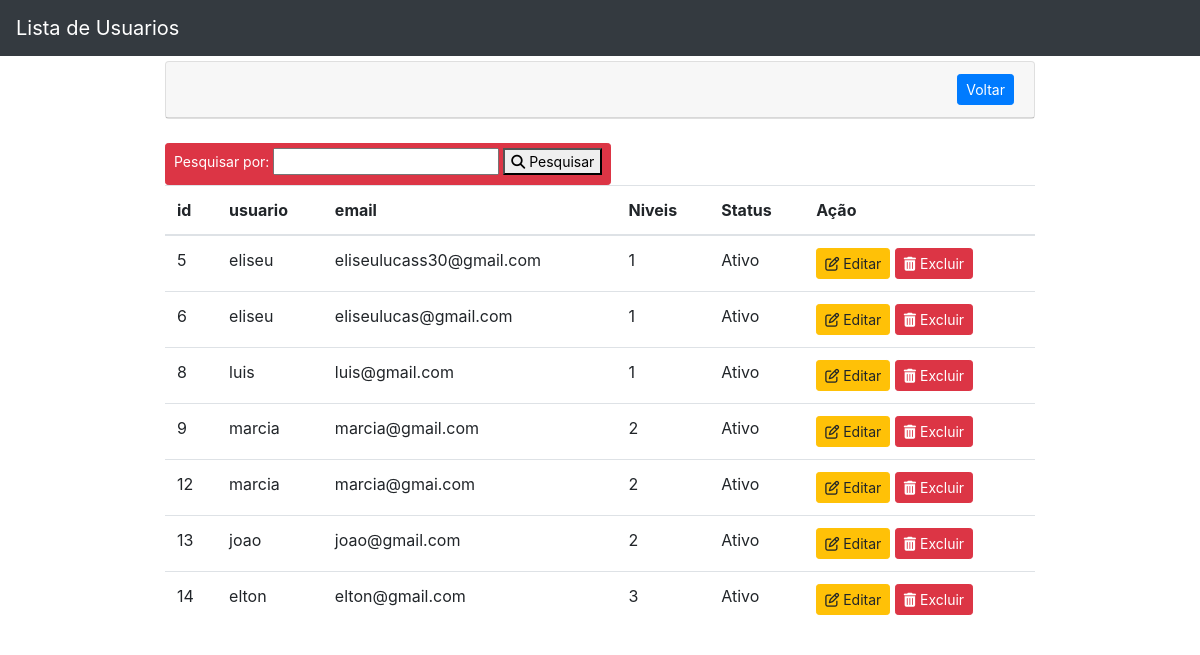
Before: /listar_usuarios.php with the older database file.
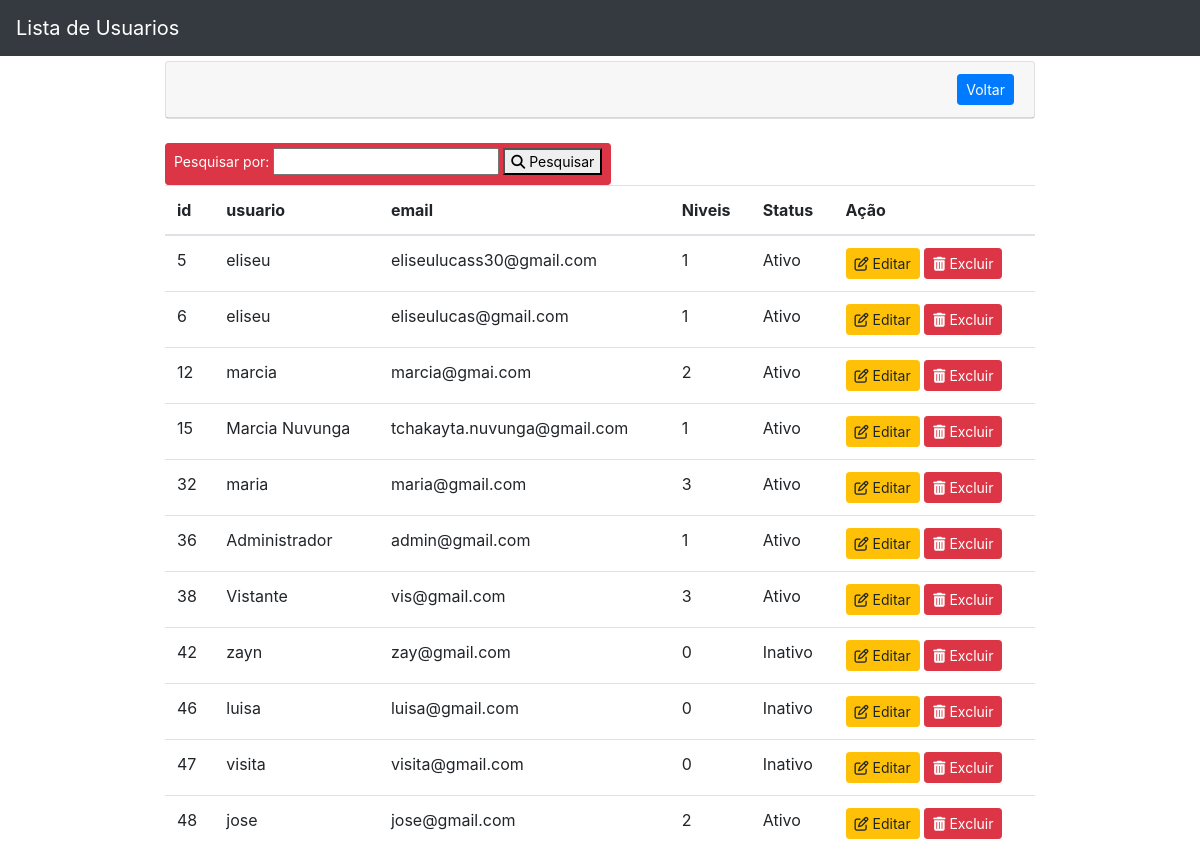
After: the same page with the newer database file.
### tables this page shows
CREATE TABLE `usuarios` (
  `id_usuario` int(11) NOT NULL,
  `usuario` varchar(200) NOT NULL,
  `email` varchar(200) NOT NULL,
  `senha` varchar(50) NOT NULL,
  `nivel` int(2) NOT NULL,
  `status` varchar(50) NOT NULL
);

### listar_usuarios.php (the view, shortened to what this page needs)
<!DOCTYPE html>
<html>
<head>
	<link rel="stylesheet" href="https://cdn.jsdelivr.net/npm/bootstrap@4.3.1/dist/css/bootstrap.min.css">
</head>
<body>
  <nav class="navbar navbar-expand-sm bg-dark navbar-dark">
  <a class="navbar-brand" href="#">Lista de Usuarios</a>
  </nav>
  <div class="container" id="tamanhoContainer" style="margin-top: 5px">
    <div style="text-align: left;">
      <div class="card">
        <div class="card-header">
          <div class="row">
            <div class="col-md-9"></div>
            <div class="col-md-3" align="right">
              <a href="ini.php" role="button" class="btn btn-sm btn-primary">Voltar</a>
            </div>
          </div>
        </div>
      </div>
		<br>
    <form class="btn btn-danger btn-sm" method="post" action="pesquisar2.php">
        <label>Pesquisar por:</label>
        <input type="text" name="pesquisar" autocomplete="off" required>
        <button type="submit"><i class="fa-solid fa-magnifying-glass"></i>&nbsp;Pesquisar</button>
    </form>
	<table class="table">
  <thead>
    <tr>
      <th scope="col">id</th>
      <th scope="col">usuario</th>
      <th scope="col">email</th>
      <th scope="col">Niveis</th>
      <th scope="col">Status</th>
      <th scope="col">Ação</th>
   </tr>
  </thead>
    	<?php
    	     include 'conexao.php';
    	     $sql="SELECT * FROM `usuarios`";
    	     $busca = mysqli_query($conexao,$sql);
    	     while ($array=mysqli_fetch_array($busca)) {
    	     	$id_usuario=$array['id_usuario'];
    	     	$usuario=$array['usuario'];
    	     	$email =$array['email'];
    	     	$nivel=$array['nivel'];
    	     	$status=$array['status'];
    	 ?>
    <tr>
      <td><?php echo $id_usuario ?></td>
      <td><?php echo $usuario ?></td>
      <td><?php echo $email ?></td>
      <td><?php echo $nivel ?></td>
      <td><?php echo $status ?></td>
     <td>
        <a class="btn btn-warning btn-sm" href=".php?id=<?php echo $id_usuario ?>" role="button"><i class="fa-regular fa-pen-to-square"></i>&nbsp;Editar</a>
        <a class="btn btn-danger btn-sm" href="deletar_usuario.php?id=<?php echo $id_usuario ?>" role="button"><i class="fa-solid fa-trash-can"></i></i>&nbsp;Excluir</a>
      </td>
  <?php } ?>
    </tr>
</table>
	</div>
</body>
</html>

### listar_usuarios.php (style rules this page uses)
#tamanhoContainer { width: 900px; }

Changed rows visible on the page:
removed usuarios: id_usuario "8", usuario "luis", email "luis@gmail.com", nivel "1", status "Ativo"
removed usuarios: id_usuario "9", usuario "marcia", email "marcia@gmail.com", nivel "2", status "Ativo"
removed usuarios: id_usuario "13", usuario "joao", email "joao@gmail.com", nivel "2", status "Ativo"
removed usuarios: id_usuario "14", usuario "elton", email "elton@gmail.com", nivel "3", status "Ativo"
added usuarios: id_usuario "15", usuario "Marcia Nuvunga", email "tchakayta.nuvunga@gmail.com", nivel "1", status "Ativo"
added usuarios: id_usuario "32", usuario "maria", email "maria@gmail.com", nivel "3", status "Ativo"
added usuarios: id_usuario "36", usuario "Administrador", email "admin@gmail.com", nivel "1", status "Ativo"
added usuarios: id_usuario "38", usuario "Vistante", email "vis@gmail.com", nivel "3", status "Ativo"
added usuarios: id_usuario "42", usuario "zayn", email "zay@gmail.com", nivel "0", status "Inativo"
added usuarios: id_usuario "46", usuario "luisa", email "luisa@gmail.com", nivel "0", status "Inativo"
added usuarios: id_usuario "47", usuario "visita", email "visita@gmail.com", nivel "0", status "Inativo"
added usuarios: id_usuario "48", usuario "jose", email "jose@gmail.com", nivel "2", status "Ativo"
